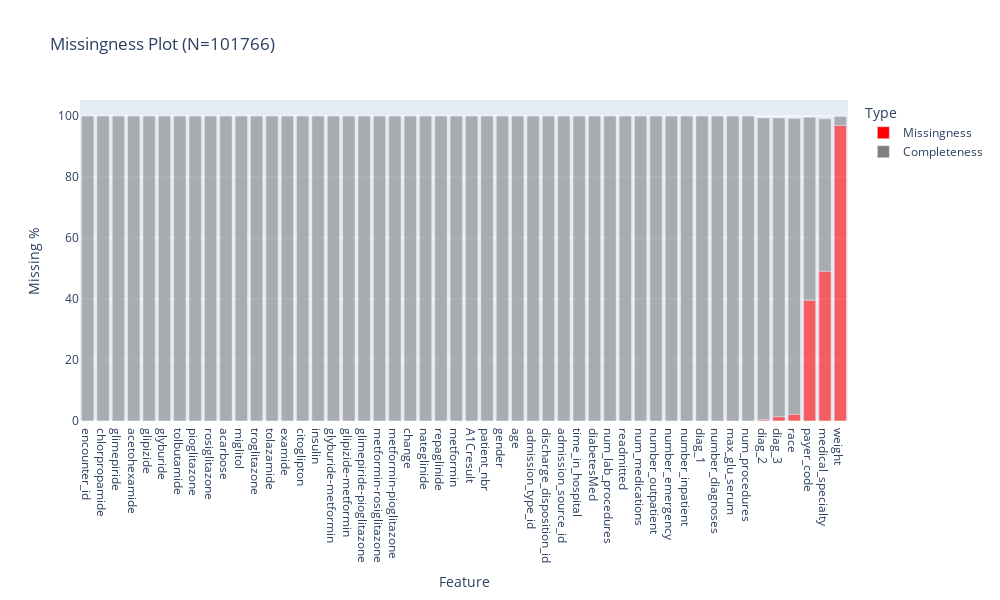

The notebook cell this image was saved under:
### Code cell
# Any missing values in the dataset
def plot_missingness(df: pd.DataFrame=dia_df) -> None:
    nan_df = pd.DataFrame(df.isna().sum()).reset_index()
    nan_df.columns  = ['Column', 'NaN_Count']
    nan_df['NaN_Count'] = nan_df['NaN_Count'].astype('int')
    nan_df['NaN_%'] = round(nan_df['NaN_Count']/df.shape[0] * 100,1)
    nan_df['Type']  = 'Missingness'
    nan_df.sort_values('NaN_%', inplace=True)

    # Add completeness
    for i in range(nan_df.shape[0]):
        complete_df = pd.DataFrame([nan_df.loc[i,'Column'],df.shape[0] - nan_df.loc[i,'NaN_Count'],100 - nan_df.loc[i,'NaN_%'], 'Completeness']).T
        complete_df.columns  = ['Column','NaN_Count','NaN_%','Type']
        complete_df['NaN_%'] = complete_df['NaN_%'].astype('int')
        complete_df['NaN_Count'] = complete_df['NaN_Count'].astype('int')
        nan_df = pd.concat([nan_df,complete_df], sort=True)
            
    nan_df = nan_df.rename(columns={"Column": "Feature", "NaN_%": "Missing %"})

    # Missingness Plot
    fig = px.bar(nan_df,
                 x='Feature',
                 y='Missing %',
                 title=f"Missingness Plot (N={df.shape[0]})",
                 color='Type',
                 opacity = 0.6,
                 color_discrete_sequence=['red','#808080'],
                 width=1000,
                 height=600)
    fig.show()

plot_missingness(dia_df)

### Figure 1 — Plotly figure (JSON) as saved in the notebook; plotly's stock layout.template omitted (floating-point values rounded to 4 significant figures)
{"data": [{"alignmentgroup": "True", "hovertemplate": "Type=Missingness<br>Feature=%{x}<br>Missing %=%{y}<extra></extra>", "legendgroup": "Missingness", "marker": {"color": "red", "opacity": 0.6, "pattern": {"shape": ""}}, "name": "Missingness", "offsetgroup": "Missingness", "orientation": "v", "showlegend": true, "textposition": "auto", "type": "bar", "x": ["encounter_id", "chlorpropamide", "glimepiride", "acetohexamide", "glipizide", "glyburide", "tolbutamide", "pioglitazone", "rosiglitazone", "acarbose", "miglitol", "troglitazone", "tolazamide", "examide", "citoglipton", "insulin", "glyburide-metformin", "glipizide-metformin", "glimepiride-pioglitazone", "metformin-rosiglitazone", "metformin-pioglitazone", "change", "nateglinide", "repaglinide", "metformin", "A1Cresult", "patient_nbr", "gender", "age", "admission_type_id", "discharge_disposition_id", "admission_source_id", "time_in_hospital", "diabetesMed", "num_lab_procedures", "readmitted", "num_medications", "number_outpatient", "number_emergency", "number_inpatient", "diag_1", "number_diagnoses", "max_glu_serum", "num_procedures", "diag_2", "diag_3", "race", "payer_code", "medical_specialty", "weight"], "xaxis": "x", "y": [0, 0, 0, 0, 0, 0, 0, 0, 0, 0, 0, 0, 0, 0, 0, 0, 0, 0, 0, 0, 0, 0, 0, 0, 0, 0, 0, 0, 0, 0, 0, 0, 0, 0, 0, 0, 0, 0, 0, 0, 0, 0, 0, 0, 0.4, 1.4, 2.2, 39.6, 49.1, 96.9], "yaxis": "y"}, {"alignmentgroup": "True", "hovertemplate": "Type=Completeness<br>Feature=%{x}<br>Missing %=%{y}<extra></extra>", "legendgroup": "Completeness", "marker": {"color": "#808080", "opacity": 0.6, "pattern": {"shape": ""}}, "name": "Completeness", "offsetgroup": "Completeness", "orientation": "v", "showlegend": true, "textposition": "auto", "type": "bar", "x": ["encounter_id", "patient_nbr", "race", "gender", "age", "weight", "admission_type_id", "discharge_disposition_id", "admission_source_id", "time_in_hospital", "payer_code", "medical_specialty", "num_lab_procedures", "num_procedures", "num_medications", "number_outpatient", "number_emergency", "number_inpatient", "diag_1", "diag_2", "diag_3", "number_diagnoses", "max_glu_serum", "A1Cresult", "metformin", "repaglinide", "nateglinide", "chlorpropamide", "glimepiride", "acetohexamide", "glipizide", "glyburide", "tolbutamide", "pioglitazone", "rosiglitazone", "acarbose", "miglitol", "troglitazone", "tolazamide", "examide", "citoglipton", "insulin", "glyburide-metformin", "glipizide-metformin", "glimepiride-pioglitazone", "metformin-rosiglitazone", "metformin-pioglitazone", "change", "diabetesMed", "readmitted"], "xaxis": "x", "y": [100, 100, 97, 100, 100, 3, 100, 100, 100, 100, 60, 50, 100, 100, 100, 100, 100, 100, 100, 99, 98, 100, 100, 100, 100, 100, 100, 100, 100, 100, 100, 100, 100, 100, 100, 100, 100, 100, 100, 100, 100, 100, 100, 100, 100, 100, 100, 100, 100, 100], "yaxis": "y"}], "layout": {"barmode": "relative", "height": 600, "legend": {"title": {"text": "Type"}, "tracegroupgap": 0}, "title": {"text": "Missingness Plot (N=101766)"}, "width": 1000, "xaxis": {"anchor": "y", "domain": [0, 1], "title": {"text": "Feature"}}, "yaxis": {"anchor": "x", "domain": [0, 1], "title": {"text": "Missing %"}}}}
